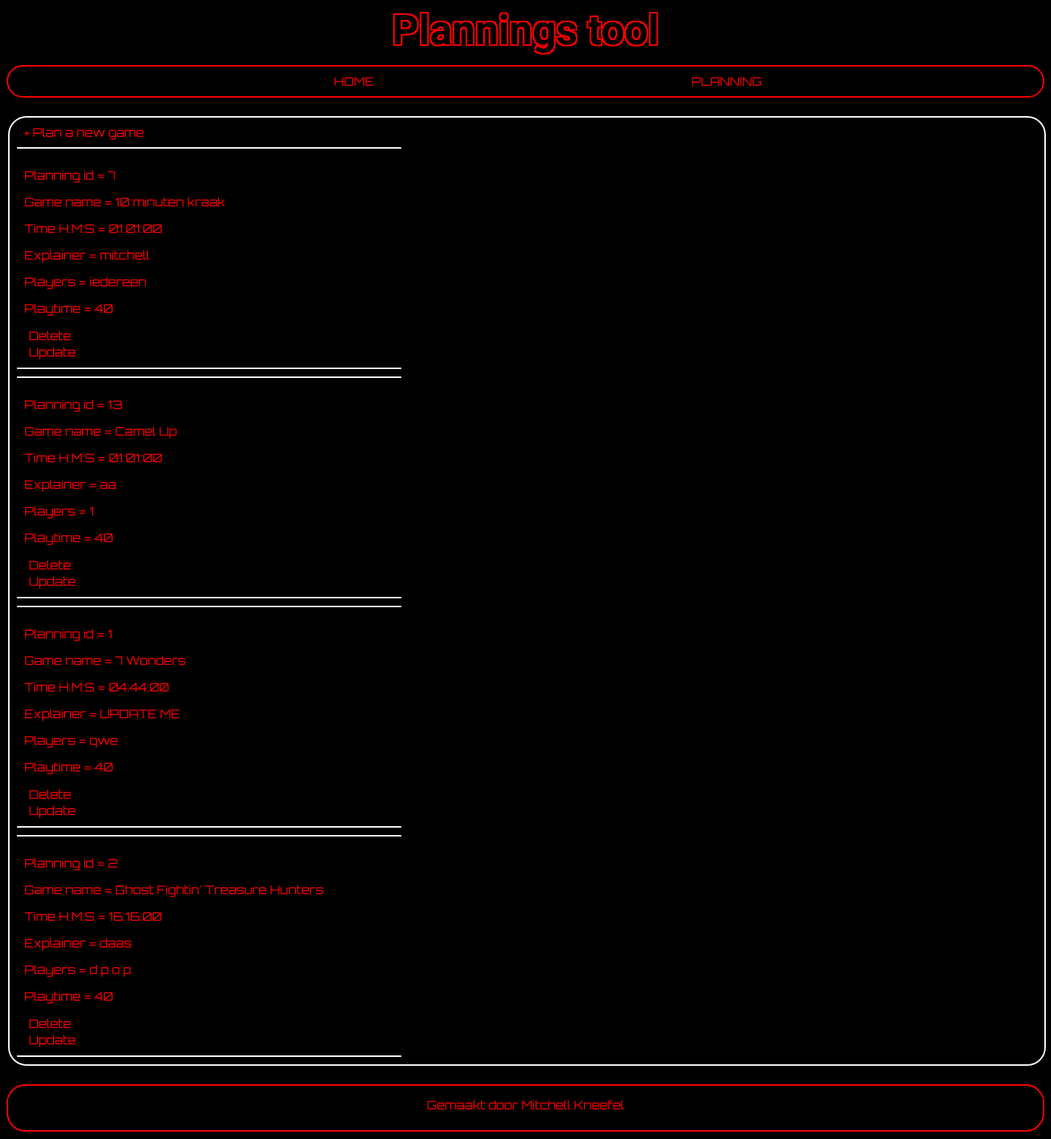
The app's page /planning.php with its own data.
### tables this page shows
CREATE TABLE `planning` (
  `id` int(11) NOT NULL,
  `gameid` int(11) NOT NULL,
  `time` time NOT NULL,
  `explainer` varchar(255) NOT NULL,
  `players` text NOT NULL
);

CREATE TABLE `games` (
  `id` int(11) NOT NULL,
  `name` varchar(255) NOT NULL,
  `image` varchar(255) NOT NULL,
  `description` text NOT NULL,
  `expansions` text,
  `skills` text,
  `url` varchar(255) DEFAULT NULL,
  `youtube` text,
  `min_players` int(11) NOT NULL,
  `max_players` int(11) NOT NULL,
  `play_minutes` int(11) NOT NULL,
  `explain_minutes` int(11) NOT NULL
);

### dblink.php (called while the page is built, shortened)
<?php
    function connect(){
        $conn = new PDO("mysql:host=localhost;dbname=planningstool", "root", "mysql");
            $conn->setAttribute(PDO::ATTR_ERRMODE, PDO::ERRMODE_EXCEPTION);
            return $conn;
    }
    function getGames($conn){
        $sql = $conn->prepare("SELECT * FROM games order by id;");
        $sql->execute();
        $results = $sql->fetchAll();
        return $results;
    }
    function idToName($getresult){
        $conn = connect();
        $sql = $conn->prepare("SELECT name FROM games where id = :id ;");
        $sql->bindParam(':id', $getresult);
        $sql->execute();
        $id = $sql->fetchAll();
        return $id;
    }
    function getPlanning(){
        $conn = connect();
        $sql = $conn->prepare("SELECT * FROM planning order by time ;");
        $sql->execute();
        $results = $sql->fetchAll();
        return $results;
    }
?>

### planning.php (the view, shortened to what this page needs)
<?php
    include_once ("dblink.php");
    $conn = connect();
    $gameInfo = getGames($conn);
    $results = getPlanning();
?>
<!DOCTYPE html>
<html lang="en">
<head>
    <link rel="stylesheet" type="text/css" href="style.css">
</head>
<body>
<? require("header.php") ?>
        <div id="optionsDiv">
            <ul id="navbar">
                <li class="navOptions"><a href="index.php">HOME</a></li>
                <li class="navOptions"><a href="planning.php">PLANNING</a></li>
            </ul>
        </div>
        <div id="container">
            <div id="mainpage">
            <div style="width: 200px; margin:10px">
            <a href="planagame.php" style="margin-left: 10px">+ Plan a new game</a>
            </div>
            <?php
            foreach($results as $result){
            $getGameName = idToName($result['gameid']);
        ?>
            <div class="planningItem">
            <p>Planning id = <? echo $result['id'] ?> </p>
            <p>Game name = <? echo $getGameName[0][0] ?></p>
            <p>Time H:M:S = <? echo $result['time'] ?></p>
            <p>Explainer = <? echo $result['explainer'] ?></p>
            <p>Players = <? echo $result['players'] ?></p>
            <p>Playtime = <? echo $gameInfo[0]['play_minutes'] ?> </p>
            <form action="deletepage.php" method="post">
                <input type="submit" value="Delete" class="deletePageButton"></input>
            </form>
            <form action="updatepage.php?id=<? echo $result['id'] ?>" method="get">
                <input type="submit" value="Update" class="deletePageButton"></input>
            </form>
            </div>
        <?
            }
        ?>
            </div>
        </div>
        <? require("footer.php"); ?>
</body>
</html>

### style.css (style rules this page uses)
* { background-color: black; color: red; }
#optionsDiv { width: 1400px; border: red solid 2px; border-radius: 25px; text-align: center; margin: 0 auto 25px; }
#navbar { width: 80%; margin: 0 auto; font-family: 'Orbitron', sans-serif; }
.navOptions { text-decoration: none; display: inline-block; width: 200px; margin: 10px 150px; }
a { text-decoration: none; }
#container { width: 1400px; margin: 0 auto; font-family: 'Orbitron', sans-serif; }
#mainpage { width: 1400px; height: auto; border: white 2px solid; border-radius: 25px; }
.deletePageButton { border: none; font-size: 16px; font-family: 'Orbitron', sans-serif; }
.planningItem { width: 500px; height: auto; margin: 10px; border: white solid 2px; border-right: none; border-left: none; padding: 10px; }

### records on screen
planning: id "7", gameid.name "10 minuten kraak", time "01:01:00", explainer "mitchell", players "iedereen"
games: play_minutes "40"
planning: id "13", gameid.name "Camel Up", time "01:01:00", explainer "aa", players "1"
planning: id "1", gameid.name "7 Wonders", time "04:44:00", explainer "UPDATE ME", players "qwe", gameid.play_minutes "40"
planning: id "2", gameid.name "Ghost Fightin' Treasure Hunters", time "16:16:00", explainer "daas", players "d p o p"
